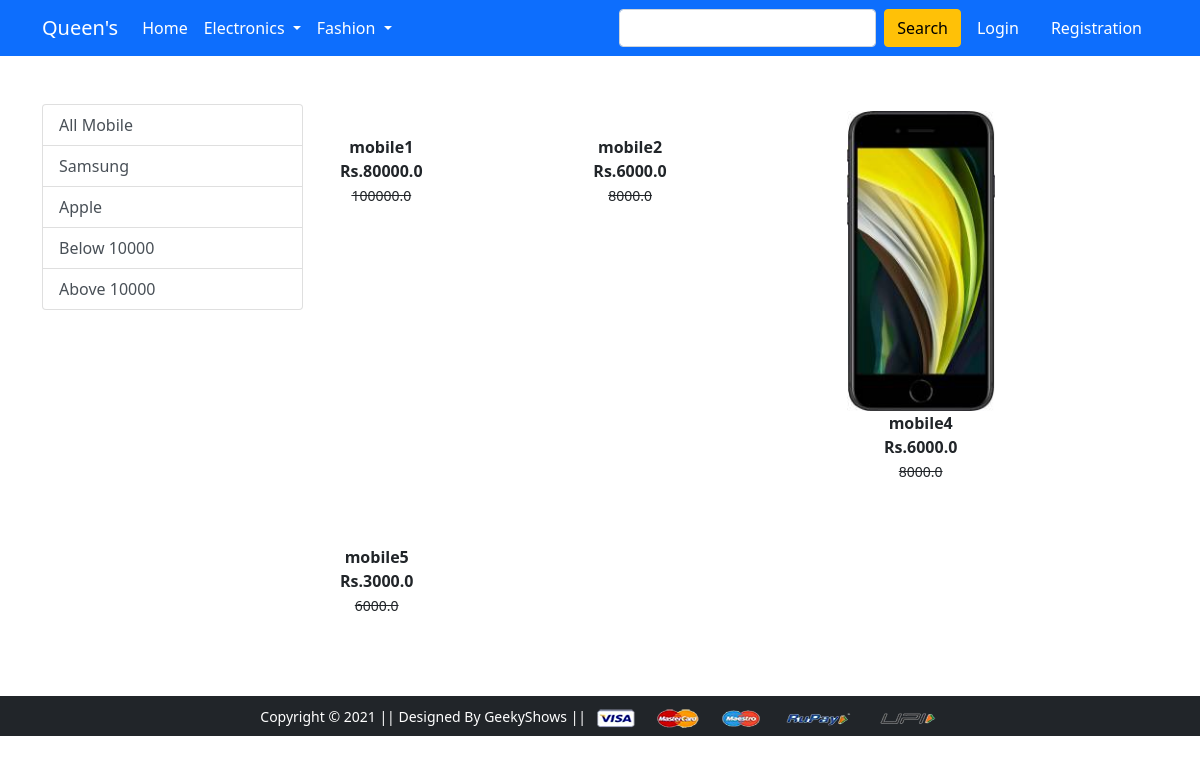
Screenshot of /product/mobile/ with the database file from the repository.
### product/models.py (models this page shows, shortened)
class Product(models.Model):
    title = models.CharField(max_length=100)
    selling_price = models.FloatField()
    discounted_price = models.FloatField()
    description = models.TextField()
    brand = models.CharField(max_length=100)
    category = models.CharField(choices=CATEGORY_CHOICES, max_length=2)
    product_image = models.ImageField()

### product/views.py (the view)
# urls.py: path('mobile/', views.mobile, name='mobile'),
def mobile(request, data=None):
    if data == None:
        mobiles = Product.objects.filter(category='M')
    elif data == 'Samsung' or data == 'Apple':
        mobiles = Product.objects.filter(category='M').filter(brand=data)
    elif data == 'below':
        mobiles = Product.objects.filter(category='M').filter(selling_price__lte=10000)
    elif data == 'above':
        mobiles = Product.objects.filter(category='M').filter(selling_price__gte=10000)
    return render(request, 'app/product_list.html', {'mobiles': mobiles})

### product/templates/app/product_list.html (shortened to what this page needs)
{% extends 'app/base.html' %}
{% load static %}
{% block main-content %}
<div class="container my-5">
    <div class="row">
        <div class="col-sm-3">
            <div class="list-group">
                <a href="{% url 'mobile' %}" class="list-group-item list-group-item-action" aria-current="true">All
                    Mobile</a>
                <a href="{% url 'mobiledata' 'Samsung' %}" class="list-group-item list-group-item-action"
                   aria-current="true">Samsung</a>
                <a href="{% url 'mobiledata' 'Apple' %}" class="list-group-item list-group-item-action"
                   aria-current="true">Apple</a>
                <a href="{% url 'mobiledata' 'below' %}" class="list-group-item list-group-item-action"
                   aria-current="true">Below 10000</a>
                <a href="{% url 'mobiledata' 'above' %}" class="list-group-item list-group-item-action"
                   aria-current="true">Above 10000</a>
            </div>
        </div>
        <div class="col-sm-8 ">
            <div class="row">
                {% for product in mobiles %}
                <div class="col-sm-4 text -center mb-4">
                    <a href="{% url 'product-detail' product.id %}" class="btn">
                        <div class="item">
                            <img src="{{product.product_image.url}}" alt="" height="300" class="">
                            <div class="fw-bold">{{product.title}}</div>
                            <div class="fw-bold">Rs.{{product.discounted_price}}</div>
                            <small class="fw-light text-decoration-line-through">{{product.selling_price}}</small>
                        </div>
                    </a>
                </div>
                {% endfor %}
            </div>
        </div>
    </div>
</div>
{% endblock main-content %}

### customer/templates/app/base.html (shortened to what this page needs)
<!doctype html>
{% load static %}
<html lang="en">
<head>
    <link href="https://cdn.jsdelivr.net/npm/bootstrap@5.0.0-beta1/dist/css/bootstrap.min.css" rel="stylesheet"
>
    <link rel="stylesheet" href="{% static 'app/css/owl.carousel.min.css' %}">
    <link rel="stylesheet" href="{% static 'app/css/all.min.css' %}">
    <link rel="stylesheet" href="{% static 'app/css/style.css' %}">
    <link rel="stylesheet" href="//code.jquery.com/ui/1.12.1/themes/base/jquery-ui.css">
</head>
<body>
<nav class="navbar navbar-expand-lg navbar-dark bg-primary">
    <div class="container">
        <a class="navbar-brand" href="/">Queen's</a>
        <div class="collapse navbar-collapse" id="navbarSupportedContent">
            <ul class="navbar-nav me-auto mb-2 mb-lg-0">
                <li class="nav-item">
                    <a class="nav-link active" aria-current="page" href="/">Home</a>
                </li>
                <li class="nav-item dropdown">
                    <a class="nav-link dropdown-toggle text-white" href="#" id="electronicsDropdown" role="button"
                       data-bs-toggle="dropdown" aria-expanded="false">
                        Electronics
                    </a>
                </li>
                <li class="nav-item dropdown">
                    <a class="nav-link dropdown-toggle text-white" href="#" id="fashionDropdown" role="button"
                       data-bs-toggle="dropdown" aria-expanded="false">
                        Fashion
                    </a>
                </li>
            </ul>
            <form action="{% url 'search_result' %}" class="d-flex" method="get">
                <input class="form-control me-2" type="search" id="tags" name="search" aria-label="Search">
                <button class="btn btn-warning" type="submit">Search</button>
            </form>
            <div>
                <ul class="navbar-nav me-auto mb-2 mb-lg-0">
                    {% if request.user.is_authenticated %}
                    <li class="nav-item dropdown mx-2">
                        <a class="nav-link dropdown-toggle text-white" href="#" id="profileDropdown" role="button"
                           data-bs-toggle="dropdown" aria-expanded="false"> {{ request.user.username | capfirst}}
                        </a>
                        <ul class="dropdown-menu" aria-labelledby="profileDropdown">
                            <li><a class="dropdown-item" href="{% url 'profile' %}">Profile</a></li>
                            <li><a class="dropdown-item" href="{% url 'orders' %}">Orders</a></li>
                            <li><a class="dropdown-item" href="{% url 'passwordchange' %}">Change Password</a></li>
                            <li><a class="dropdown-item" href="{% url 'logout' %}">Logout</a></li>
                        </ul>
                    </li>
                    <li class="nav-item mx-2">
                        <a href="#" class="nav-link text-white"><span
                                class="badge bg-danger">4</span> Cart </a>
                    </li>
                    {% else %}
                    <li class="nav-item mx-2">
                        <a href="{% url 'login' %}" class="nav-link text-white">Login</a>
                    </li>
                    <li class="nav-item mx-2">
                        <a href="{% url 'customerregistration' %}" class="nav-link text-white">Registration</a>
                    </li>
                    {% endif %}
                </ul>
            </div>
        </div>
    </div>
</nav>
{% block main-content %} {% endblock main-content %}
<footer class="container-fluid bg-dark text-center p-2 mt-5">
    <small class="text-white">Copyright &copy; 2021 || Designed By GeekyShows || </small>
    <img src="{% static 'app/images/payment.png' %}" alt="" srcset="" class="img-fluid" height="2px">
</footer>
</body>
</html>

### rows the page displays
Product: title "mobile1", discounted_price "80000.0", selling_price "100000.0"
Product: title "mobile2", discounted_price "6000.0", selling_price "8000.0"
Product: product_image (picture), title "mobile4", discounted_price "6000.0", selling_price "8000.0"
Product: title "mobile5", discounted_price "3000.0", selling_price "6000.0"
